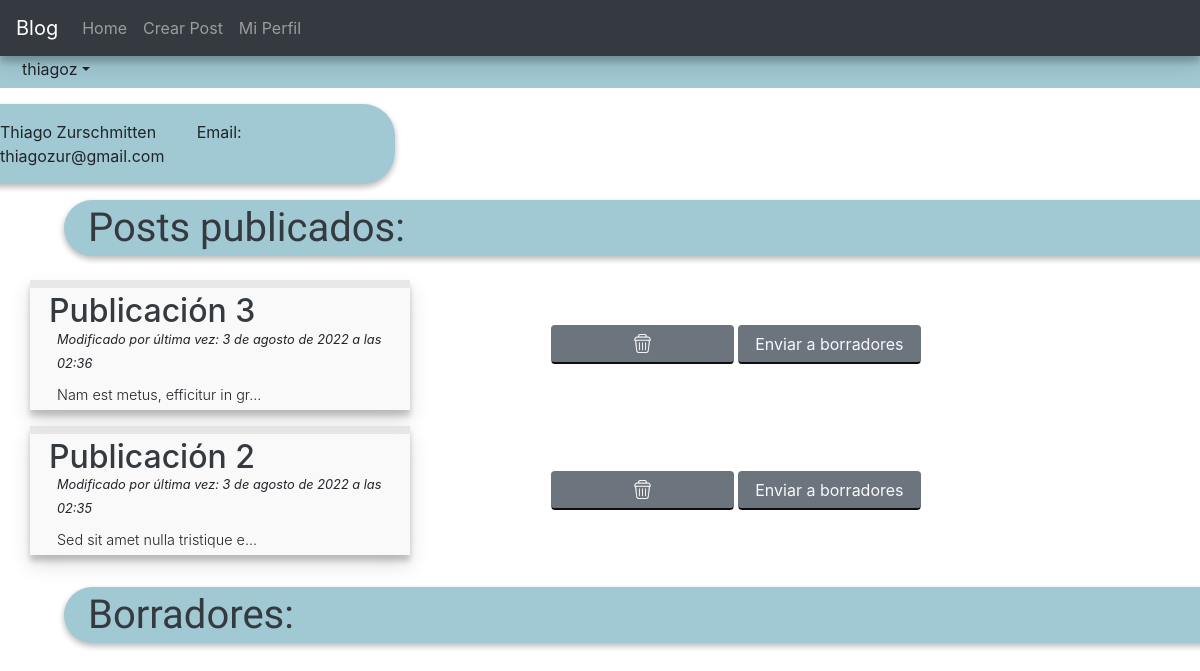
Page /blog/delpost/publicacion-114 (signed in) on the committed database.
### blogapp/models.py (models this page shows, shortened)
class Post(models.Model):
    class NewManager(models.Manager):
        def get_queryset(self):
            return super().get_queryset().filter(status='published')
    class NewManagerD(models.Manager):
        def get_queryset(self):
            return super().get_queryset().filter(status='draft')
    options = (
        ('draft', 'Draft'),
        ('published', 'Published'),
        )
    title = models.CharField(max_length=250)
    slug = models.SlugField(max_length=250, unique_for_date='publish')
    publish = models.DateTimeField(default=timezone.now)
    author = models.ForeignKey(User, on_delete=models.CASCADE, related_name='blogapp_posts')
    content = models.TextField()
    status = models.CharField(max_length=10, choices=options, default='draft')
    excerpt = models.TextField(null=True)
    objects = models.Manager()
    newmanager = NewManager()
    newmanagerd = NewManagerD()
    def get_absolute_url(self):
        return reverse('blog:post_single', args=[self.slug])
    class Meta:
        ordering = ('-publish',)

### blogapp/views.py (the view)
# urls.py: path('delpost/<postslug>', views.delpost, name='delpost'),
@login_required(login_url='/blog/auth/')
def delpost(request, postslug):
    deleted = Post.objects.get(slug=postslug)
    deletedid = PostCounter.objects.get(slug=deleted.slug)
    deletedid.delete()
    deleted.delete()
    userobj = get_object_or_404(User, username=request.user)
    pposts = Post.newmanager.all().filter(author=request.user)
    dposts = Post.newmanagerd.all().filter(author=request.user)
    return render(request, 'profile.html', {'username' : userobj.username, 'user_firstname' : userobj.first_name, 'user_lastname' : userobj.last_name, 'user_email' : userobj.email, 'pposts' : pposts, 'dposts' : dposts})

### blogapp/templates/profile.html (shortened to what this page needs)
{% extends 'base.html' %}
{% block content %}
{% load static %}
<div class="row pl-4 notpop" style="background-color: rgb(161, 201, 211); margin-top: 3.5rem;">
        <h5 class="btn pt-0 m-0 dropdown-toggle" id="dropdownMenuButton" data-toggle="dropdown" aria-haspopup="true" aria-expanded="false">{{username}}</h5>
    </div>
<div class="row mt-3 notpop">
    <div class="col-4 shadertwo d-flex justify-content-center" style="background-color: rgb(161, 201, 211); border-radius: 0 2rem 2rem 0; border: 0px;">
        <p class="mt-3">{{user_firstname}} {{user_lastname}}&nbsp &nbsp &nbsp &nbsp &nbspEmail: {{user_email}}</p>
    </div>
</div>
<h1 class="col-12 mt-3 text-dark pl-4 pt-1 pb-1 shadertwo notpop" style="margin-left: 4rem; font-family: 'Mukta', sans-serif; font-weight: 400; background-color: rgb(161, 201, 211); border-radius: 2rem 0 0 2rem;">Posts publicados:</h1>
<div class="container mt-4">
    {% for post in pposts %}
        <div class="row align-items-center notpop">
            <div class="col-4 shaderone p-1 mb-3" style="background-color:  rgba(233, 233, 233, 0.295); border-top: .5rem inset rgba(209, 209, 209, 0.137);">
                <div class="col-12" style="margin-bottom: -.8rem;">
                    <a class="text-dark" href="{{post.get_absolute_url}}"><h2>{{post.title}}</h2></a>
                </div>
                <div class="col-12 ml-2"><small><i>Modificado por última vez: {{post.publish}}</i></small></div>
                <div class="col-12 mt-2 ml-2"><small class="font-weight-light" style="font-size: .9rem;">{{post.excerpt}}</small></div>
            </div>
            <div class="col-8">
                <button class="col-3 btn btn-secondary mb-3 popupbtn" style="border-bottom: 2px outset rgb(99, 99, 99);" type="button"><img class="btlight" style="height: 1.2rem; width: auto; margin-top: -.3rem;" src="{% static 'trashcan.png' %}" alt=""></button>
                <a class="col-3 btn btn-secondary mb-3 text-light" style="border-bottom: 2px outset rgb(99, 99, 99);" href="/blog/togglepost/{{post.slug}}">Enviar a borradores</a>
            </div>
        </div>
    {% endfor %}
</div>
<h1 class="col-12 mt-3 text-dark pl-4 pt-1 pb-1 shadertwo notpop" style="margin-left: 4rem; font-family: 'Mukta', sans-serif; font-weight: 400; background-color: rgb(161, 201, 211); border-radius: 2rem 0 0 2rem;">Borradores:</h1>
{% endblock %}

### blogapp/static/shader.css (style rules this page uses)
.shaderone { box-shadow: rgba(0, 0, 0, 0.12) 0px 10px 20px, rgba(0, 0, 0, 0.2) 0px 6px 6px; }
.shadertwo { box-shadow: rgba(0, 0, 0, 0.12) 0px 3px 6px, rgba(0, 0, 0, 0.18) 0px 3px 6px; }

### blogapp/static/btlight.css (style rules this page uses)
.btlight { filter: invert(100%) sepia(6%) saturate(983%) hue-rotate(175deg) brightness(99%) contrast(98%); }

### blogapp/templates/base.html (style rules this page uses)
html,body { overflow-x: hidden; }

### rows in the picture
Post: title "Publicación 3", publish "3 de agosto de 2022 a las 02:36", excerpt "Nam est metus, efficitur in gr..."
Post: title "Publicación 2", publish "3 de agosto de 2022 a las 02:35", excerpt "Sed sit amet nulla tristique e..."

### other values in the picture
{{ username }} "thiagoz"
{{ user_firstname }} "Thiago"
{{ user_lastname }} "Zurschmitten"
{{ user_email }} "thiagozur@gmail.com"
